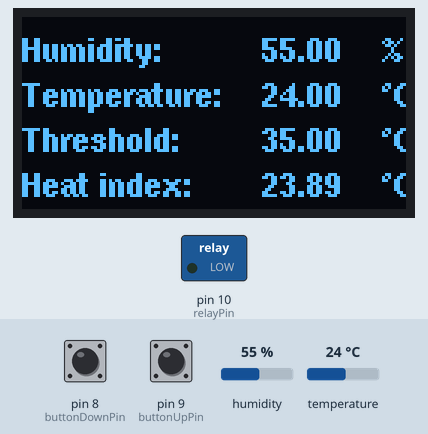
Bench run of a sketch on a simulated Arduino Uno, built with avr-gcc and run on an emulated ATmega328P. Parts: 128×64 one-colour display, switched loads named in the sketch (green lamp = pin HIGH). Inputs (shaded band) come from the test bench; at power-on: temperature 24 °C, pin 8 (buttonDownPin) LOW, pin 9 (buttonUpPin) LOW, humidity 55 %. What the sketch prints to the serial monitor is not drawn.

Above: at 2.1 s.
2.2 s: temperature set to 33 °C
At 5.2 s:
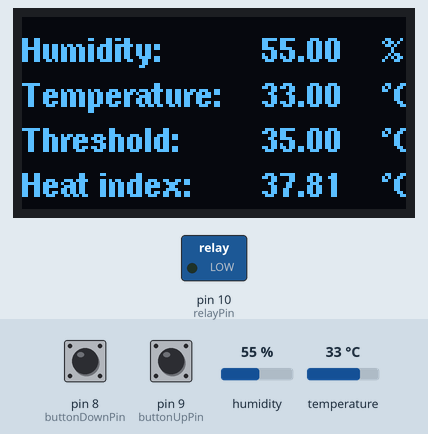
5.5 s: temperature set to 36 °C
At 7.9 s:
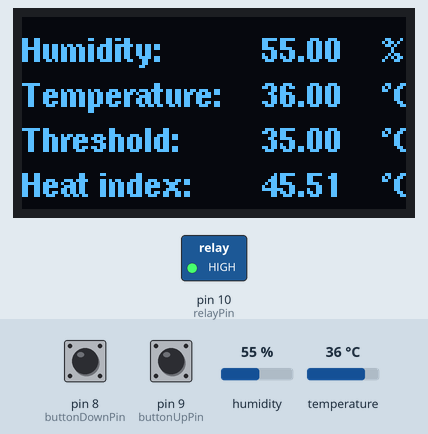
8.2 s: pin 8 (buttonDownPin) pulled HIGH for 3.2 s
At 9.3 s:
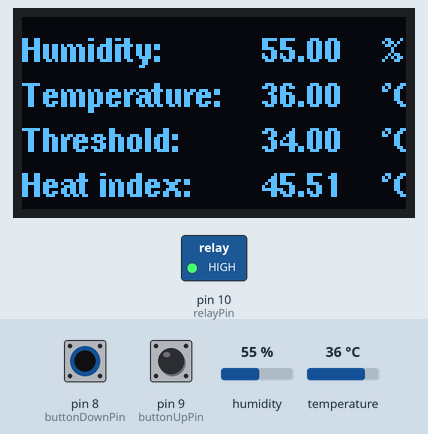
12.9 s: pin 9 (buttonUpPin) pulled HIGH for 3.2 s
At 13.9 s:
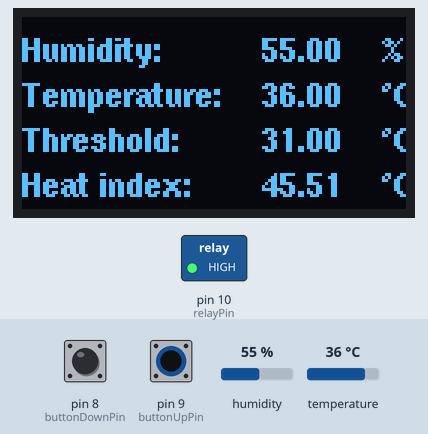
18.0 s: pin 9 (buttonUpPin) pulled HIGH for 0.15 s
At 19.5 s:
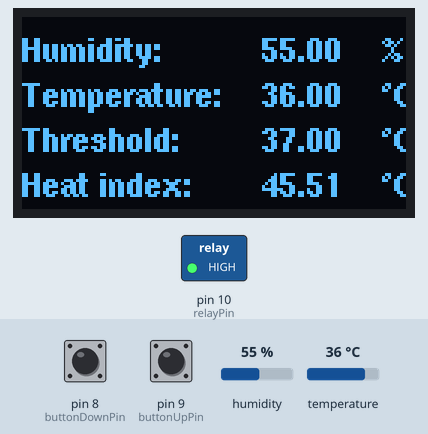
20.0 s: humidity set to 22 %
At 22.4 s:
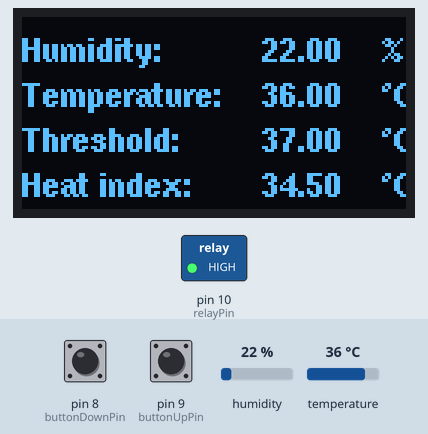
Timing chart, 0 to 49.2 s (numbered marks = the images above; inputs shaded):
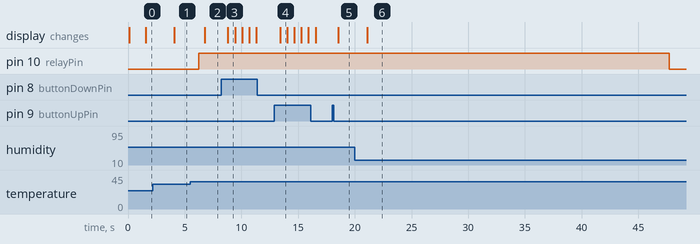

Measured:
- the behaviour switches between 34 and 35 °C on temperature (found by bisection; images 1 and 2)
- after the input at 2.2 s, the display: changes after 1.9 s (image 1)
- after the input at 5.5 s, pin 10 (relayPin): LOW → HIGH after 0.72 s; the display: changes after 1.3 s (image 2)
- after the input at 8.2 s, the display: changes after 0.61 s (image 3)
- after the input at 12.9 s, the display: changes after 0.53 s (image 4)
- after the input at 18.0 s, the display: changes after 0.56 s (image 5)
- after the input at 20.0 s, pin 10 (relayPin): HIGH → LOW after 27.7 s instead of 27.0 s; the display: changes after 1.1 s (image 6)

The sketch:

nano_main.ino
```cpp
#include "DHT.h"
#include "U8glib.h"

const int dhtPin = 2;
const int dhtType = DHT11;
const int buttonUpPin = 9;
const int buttonDownPin = 8;
const int relayPin = 10;
const unsigned long refreshInterval = 1000ul; // Only refresh once a second (minimum for DHT11)
const unsigned long minimumFanDuration = 30000ul; // Let the fan run for a minimum of 30 seconds
const unsigned long screenTimeOut = 300000ul; // 5 minutes
const unsigned long wakeUpInterva = 3600000ul; // 1 hour

// Test Values
//const unsigned long screenTimeOut = 60000ul; // 1 minute (test value)
//const unsigned long wakeUpInterva = 60000ul; // 1 minute (test value)

// Initialize DHT sensor for normal 16mhz Arduino
DHT dht(dhtPin, dhtType, 6);
U8GLIB_SSD1306_128X64 u8g(U8G_I2C_OPT_NONE|U8G_I2C_OPT_DEV_0);

char str[10];
int thresholdTemperature = 35;
float temperature = 0;
float previousTemperature = 0;
float humidity = 0;
float previousHumidity = 0;
float heatIndex = 0;
bool fanActive = false;
bool asleep = false;
unsigned long lastFanActivation = 0;
unsigned long lastUpdate = 0;
unsigned long lastActivity = 0;

void setup() {
  Serial.begin(9600);
  Serial.println("Hello");

  pinMode(buttonUpPin, INPUT);
  pinMode(buttonDownPin, INPUT);
  pinMode(relayPin, OUTPUT);
  digitalWrite(relayPin, LOW);

  dht.begin();
  u8g.setRot180(); // We'll be mounting the screen upside down
  u8g.setFont(u8g_font_helvB14);
  drawWelcome();
  u8g.setFont(u8g_font_helvB08);
}

void loop() {
  // Overflow protection - is this really required?
  if (lastFanActivation > millis()) {
    lastFanActivation = 0;
  }

  if (lastUpdate > millis()) {
    lastUpdate = 0;
  }

  if (lastActivity > millis()) {
    lastActivity = 0;
  }

  if ((digitalRead(buttonUpPin) == HIGH) || (digitalRead(buttonDownPin) == HIGH)) {
    Serial.println("Button pressed");
    if (!asleep) {
      if (digitalRead(buttonUpPin) == HIGH) {
        Serial.println("Not asleep, increasing temperature");
        thresholdTemperature++;
      }

      if (digitalRead(buttonDownPin) == HIGH) {
        Serial.println("Not asleep, descreasing temperature");
        thresholdTemperature--;
      }
    } else {
      asleep = false;
    }

    lastActivity = millis();
    updateOled(); // Update the lcd on button press
  }

  if (millis() - lastUpdate >= refreshInterval){
    Serial.println("Running update");
    updateTemperature();

    // Only update the OLED of the temperature or humidity reading changed, and we're not in sleep mode
    if (!asleep && ((temperature != previousTemperature) || (humidity != previousHumidity))) {
      Serial.println("Not asleep and changes detected, updating oled");
      updateOled();
    }

    lastUpdate = millis();
  }

   // Time to go to sleep, don't sleep if the fan is active
  if (!asleep && (millis() - lastActivity >= screenTimeOut) && !fanActive) {
    Serial.println("Going to sleep");
    lastActivity = millis();
    asleep = true;
    clearScreen();
  }

  // Time to wake up
  if (asleep && (millis() - lastActivity >= wakeUpInterva)) {
    Serial.println("Waking up");
    lastActivity = millis();
    asleep = false;
    updateOled();
  }

  delay(100);
}

void drawWelcome() {
  u8g.firstPage();
  do {
    //u8g.setFont(u8g_font_unifont);
    u8g.drawStr( 0, 20, "Welcome");
  } while (u8g.nextPage());
}

void updateTemperature() {
  previousTemperature = temperature;
  previousHumidity = humidity;

  humidity = dht.readHumidity();
  // Read temperature in Celsius
  temperature = dht.readTemperature(false);

  // Exit if any reads failed
  if (isnan(humidity) || isnan(temperature)) {
    Serial.println("Failed to read from DHT sensor, returning");
    return;
  }

  // Compute heat index, false is for Celcius
  heatIndex = dht.computeHeatIndex(temperature, humidity, false);

  if (temperature >= thresholdTemperature) {
    Serial.println("Threshold reached, activating fan (or keeping it active)");
    digitalWrite(relayPin, HIGH);
    lastFanActivation = millis();
    lastActivity = millis();
    asleep = false;
    fanActive = true;
  } else if (fanActive && (millis() - lastFanActivation >= minimumFanDuration)){
    Serial.println("Deactivating fan");
    digitalWrite(relayPin, LOW);
    lastActivity = millis();
    fanActive = false;
  }
}

void updateOled() {
  Serial.println("Updating oled");
  u8g.firstPage();
  do {
//    u8g.drawStr( 0, 8, "Test:");

    u8g.drawStr( 0, 15, "Humidity:");
    u8g.drawStr( 80, 15, dtostrf(humidity, 5, 2, str));
    u8g.drawStr( 120, 15, "%");

    u8g.drawStr( 0, 30, "Temperature:");
    u8g.drawStr( 80, 30, dtostrf(temperature, 5, 2, str));
    u8g.drawStr( 120, 30, "\260C");

    u8g.drawStr( 0, 45, "Threshold:");
    u8g.drawStr( 80, 45, dtostrf(thresholdTemperature, 5, 2, str));
    u8g.drawStr( 120, 45, "\260C");

    u8g.drawStr( 0, 60, "Heat index:");
    u8g.drawStr( 80, 60, dtostrf(heatIndex, 5, 2, str));
    u8g.drawStr( 120, 60, "\260C");
  } while(u8g.nextPage());
}

void clearScreen() {
  u8g.firstPage();
  do {

  } while( u8g.nextPage() );
}
```
